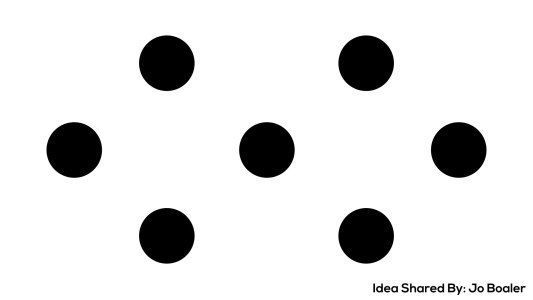
#> input picture Image_P/dot2.jpg, 533 x 300 px
$ python ImageBlending.py
#> lines starting #> are read from the running program, lines starting #| are printed output that depends on the picture
import cv2
import numpy as np
import matplotlib.pyplot as pyp
im1=cv2.imread('dot2.jpg')
#> im1 is the input picture: shape (300, 533, 3); min 0, max 255, mean 227.1
im2=cv2.imread('dot1.jpg')
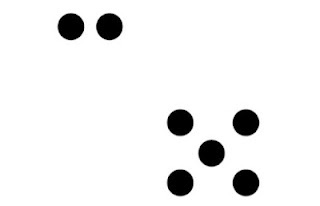
#> input picture Image_P/dot1.jpg, 320 x 206 px
#> im2 is the input picture: shape (206, 320, 3); min 0, max 255, mean 239.9

image1=cv2.resize(im1,(250,250))
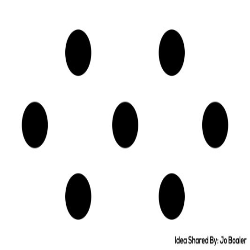
#> image1: shape (250, 250, 3); min 0, max 255, mean 227.1
image2=cv2.resize(im2,(250,250))
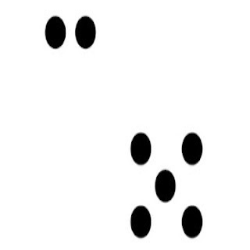
#> image2: shape (250, 250, 3); min 0, max 255, mean 239.9
image = np.zeros(image1.shape,image1.dtype);

#For blending we need the formula alpha*image1+beta*image2+gamma
alpha=.5
beta=.35
gamma=.7

for i in range(image1.shape[0]):
    for j in range(image1.shape[1]):
        image[i][j]=alpha*image1[i][j]+beta*image2[i][j]+gamma
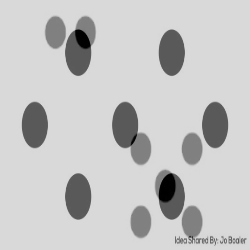
#> image: shape (250, 250, 3); min 0, max 217, mean 197.7

pyp.figure('Blending Operation of Image')
pyp.subplot(2,2,1).set_title('First Image')
pyp.imshow(image1)

pyp.subplot(2,2,2).set_title('Second Image')  #Showing Image as ploating
pyp.imshow(image2)

pyp.subplot(2,2,3).set_title('After Blended')
pyp.imshow(image)

pyp.show()


k=cv2.waitKey(0)
#> (key Esc is pressed here)
if k==27:
    cv2.destroyAllWindows()
